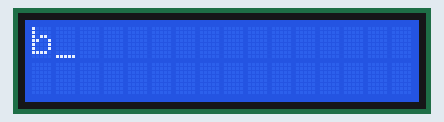
A sketch run on a simulated Arduino Uno, built with avr-gcc and run on an emulated ATmega328P. On the bench: 16×2 character LCD.

Above: at 0.11 s.
At 4.52 s:
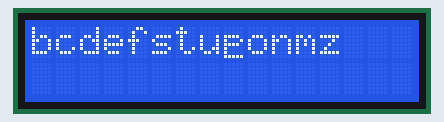
At 9.73 s:
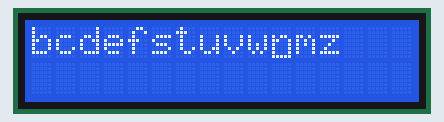
At 20.05 s:
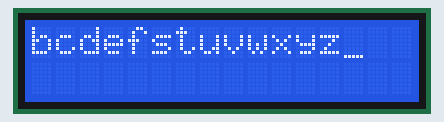
At 29.67 s:
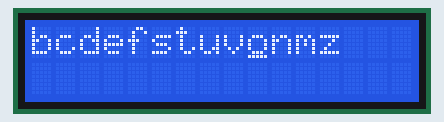
At 39.89 s:
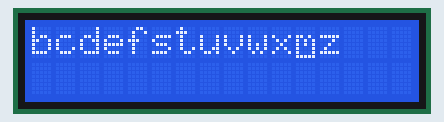

The sketch:

LCD_Text_Character.ino
```cpp
#include <LiquidCrystal.h>
const int rs = 12, en = 11, d4 = 5, d5 = 4, d6 = 3, d7 = 2;
LiquidCrystal lcd(rs, en, d4, d5, d6, d7);

int thisChar = 'b';

void setup() {
  lcd.begin(16, 2);
  lcd.cursor();
}

void loop()
{
  if (thisChar == 'm')
  {
    lcd.rightToLeft();
  }
  if (thisChar == 's')
  {
    lcd.leftToRight();
  }
  if (thisChar > 'z')
  {
    lcd.home();
    thisChar = 'b';
  }
  lcd.write(thisChar);
  delay(100);
  thisChar++;
}
```
